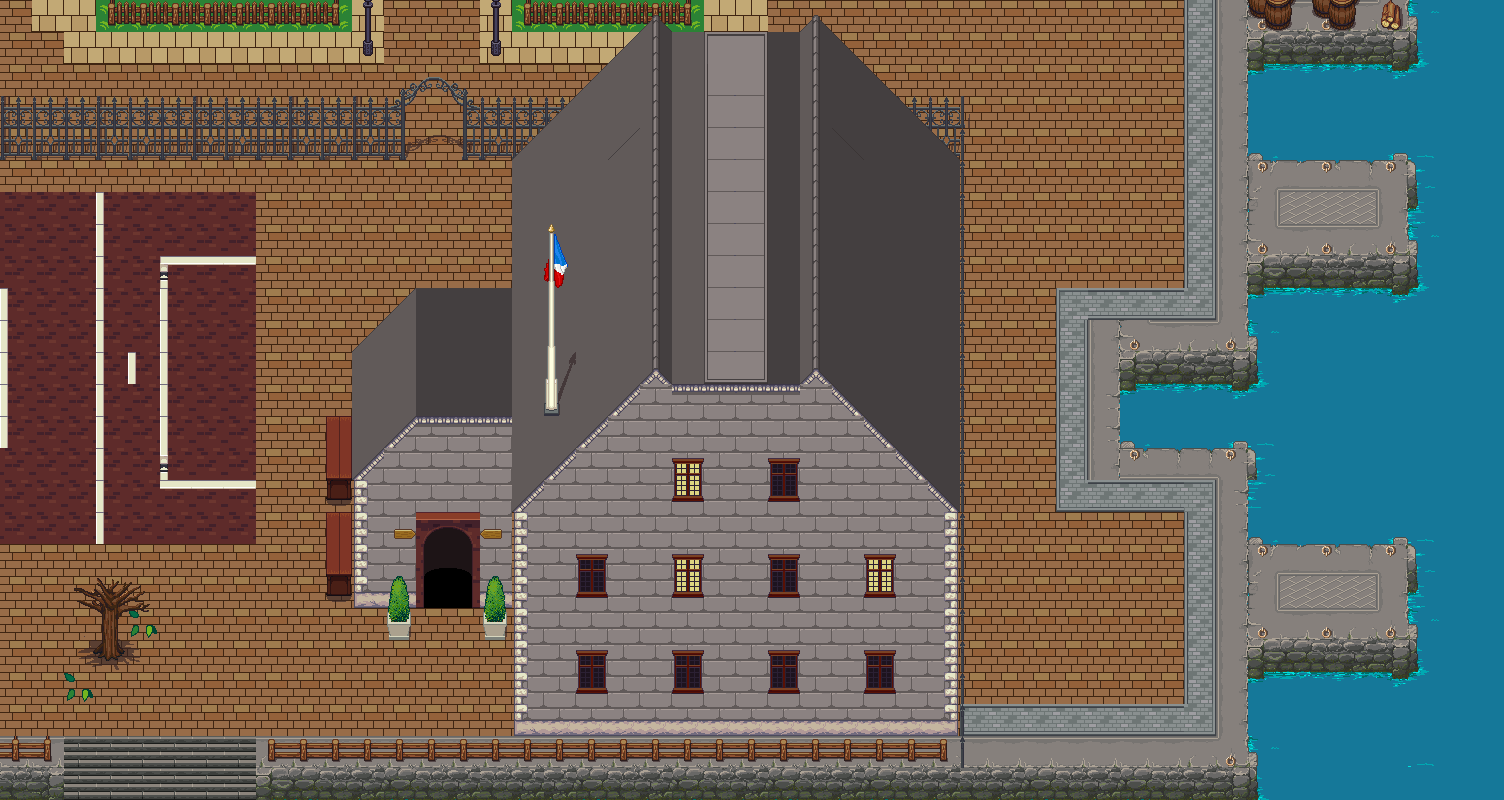

This is a level from a 2D game, rendered from its Tiled map with the project's own tilesets. A one-line summary and the map file follow, with tile-layer data summarised:
An orthogonal 47x25 tile map with 32x32 px tiles, 5 tile layers (Capa de Patrones 1, Capa de patrones 2, Capa de patrones 3, Capa de patrones 4, ...), 6 tilesets.

<map version="1.2" tiledversion="1.2.2" orientation="orthogonal" renderorder="right-down" width="47" height="25" tilewidth="32" tileheight="32" infinite="0" nextlayerid="6" nextobjectid="1">
 <tileset firstgid="1" source="../Construccion Mapas/interior6.tsx" />
 <tileset firstgid="401" name="interior4" tilewidth="32" tileheight="32" tilecount="1024" columns="32">
  <image source="../Construccion Mapas/build_atlas.png" width="1024" height="1024" />
 </tileset>
 <tileset firstgid="1425" source="../Construccion Mapas/interior7.tsx" />
 <tileset firstgid="2449" source="../Construccion Mapas/Window1.tsx" />
 <tileset firstgid="2465" source="../Construccion Mapas/Outside_B.tsx" />
 <tileset firstgid="2721" source="../Construccion Mapas/interior8.tsx" />
 <layer id="1" name="Capa de Patrones 1" width="47" height="25">
  <data>[1175 cells, 1175 non-empty, 49 distinct tile ids]</data>
 </layer>
 <layer id="2" name="Capa de patrones 2" width="47" height="25">
  <data>[1175 cells, 364 non-empty, 47 distinct tile ids]</data>
 </layer>
 <layer id="3" name="Capa de patrones 3" width="47" height="25">
  <data>[1175 cells, 207 non-empty, 52 distinct tile ids]</data>
 </layer>
 <layer id="4" name="Capa de patrones 4" width="47" height="25">
  <data>[1175 cells, 8 non-empty, 5 distinct tile ids]</data>
 </layer>
 <layer id="5" name="Capa de patrones 5" width="47" height="25">
  <data>[1175 cells, 0 non-empty, 0 distinct tile ids]</data>
 </layer>
</map>
